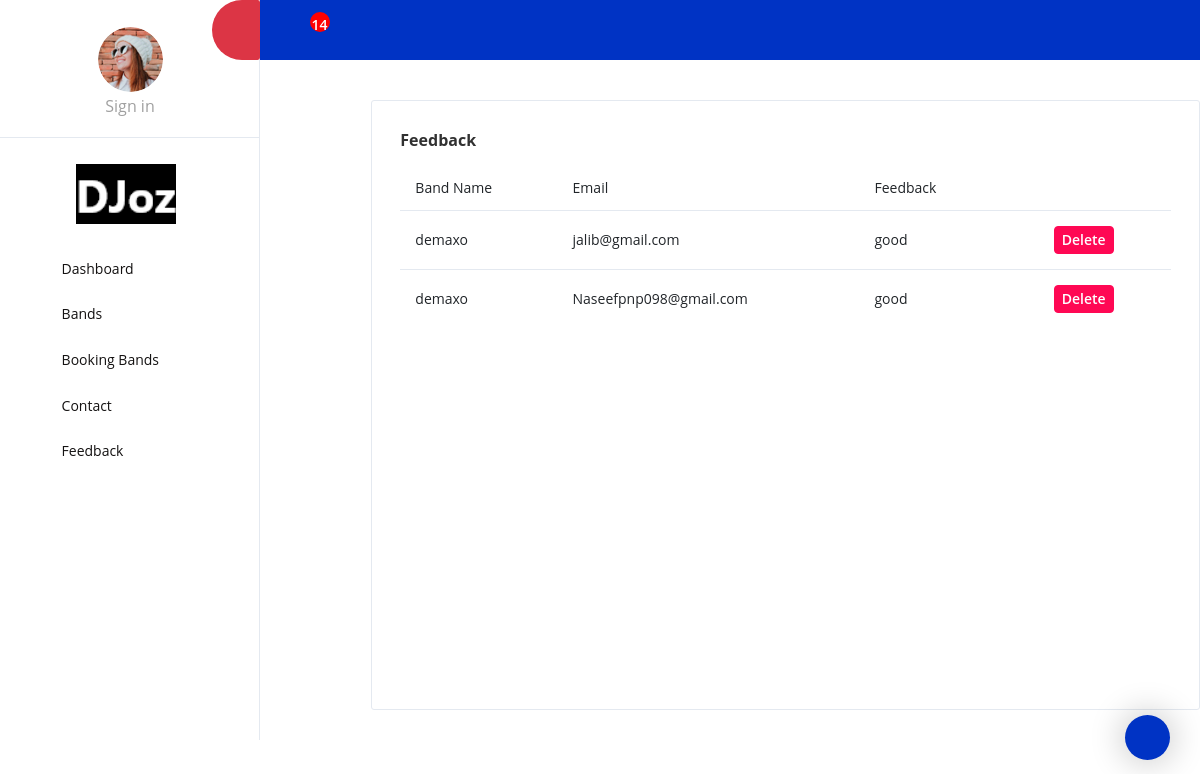
Before: /Admin_Panel/display_feedback/ with the older database file.
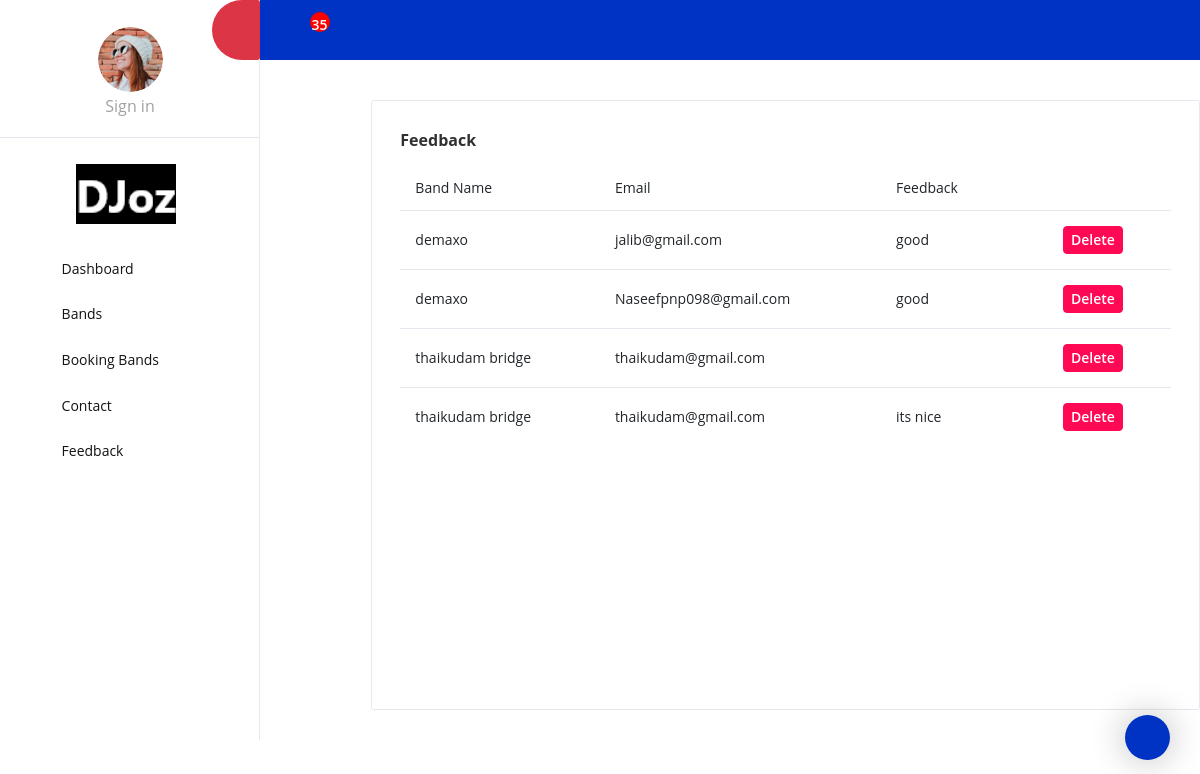
After: the same page with the newer database file.
### User_side/models.py (models this page shows)
class feedbackDB(models.Model):
    b_name = models.CharField(max_length=100, null=True, blank=True)
    email = models.EmailField(max_length=150, null=True, blank=True)
    feedback = models.CharField(max_length=500, null=True, blank=True)

### Admin_Panel/views.py (the view)
# urls.py: path('display_feedback/', views.display_feedback, name="display_feedback"),
def display_feedback(request):
    data = feedbackDB.objects.all()
    book = bookDB.objects.all()
    counter = 0
    for i in book:
        counter = counter + 1
    return render(request, "feedback.html", {'data': data, 'book': book, 'counter': counter})

### Admin_Panel/templates/feedback.html (shortened to what this page needs)
<!DOCTYPE html>
{% extends 'a_home.html' %}
{% block content %}
<html lang="en">
<head>
</head>
<body>
<div class="grid-margin stretch-card" style="width: 1300px; margin-left:-100px; margin-top: 100px;">
                <div class="card">
                  <div class="card-body">
                    <h4 class="card-title">Feedback</h4>
                    <div class="table-responsive">
                      <table class="table table-hover">
                        <thead>
                          <tr>
                            <th>Band Name</th>
                            <th>Email</th>
                            <th>Feedback</th>
                          </tr>
                        </thead>
                        <tbody>
                        {% for i in data %}
                         <tr>
                             <td>{{i.b_name}}</td>
                             <td>{{i.email}}</td>
                            <td>{{i.feedback}}</td>
                             <td>
                             </td>
                             <td>
                                 <form action="{% url 'delete_feedback' id=i.id %}">
                                     <button type="submit" class="btn btn-sm btn-danger"> Delete </button>
                                 </form>
                             </td>
                         </tr>
                        {% endfor %}
                        </tbody>
                      </table>
                    </div>
                  </div>
                </div>
              </div>
</body>
</html>
{% endblock %}

### Admin_Panel/templates/a_home.html (shortened to what this page needs)
<!DOCTYPE html>
{% load static %}
<html lang="en">
  <head>
    <link rel="stylesheet" href="{% static '/assets/vendors/mdi/css/materialdesignicons.min.css' %}">
    <link rel="stylesheet" href="{% static '/assets/vendors/flag-icon-css/css/flag-icon.min.css' %}">
    <link rel="stylesheet" href="{% static '/assets/vendors/css/vendor.bundle.base.css' %}">
    <link rel="stylesheet" href="{% static '/assets/vendors/jquery-bar-rating/css-stars.css' %}" />
    <link rel="stylesheet" href="{% static '/assets/vendors/font-awesome/css/font-awesome.min.css' %}" />
    <link rel="stylesheet" href="{% static '/assets/css/demo_1/style.css' %}" />
  </head>
  <body>
    <div class="container-scroller">
      <nav class="sidebar sidebar-offcanvas" id="sidebar">
        <ul class="nav">
          <li class="nav-item nav-profile border-bottom">
            <a href="#" class="nav-link flex-column">
              <div class="nav-profile-image">
                <img src="{% static '/assets/images/faces/face1.jpg' %}" alt="profile" />
              </div>
              <div class="nav-profile-text d-flex ml-0 mb-3 flex-column">
                {% if request.session.u_name %}
                <span class="font-weight-semibold mb-1 mt-2 text-center"><i class="fa fa-user-o"> {{request.session.u_name}}</i></span>
                <a class="text-secondary icon-sm text-center btn btn-sm " href="{% url 'a_logout' %}" style="color: white">Logout</a>
                {% else %}
                  <a class="text-secondary icon-sm text-center" href="{% url 'a_sign_up' %}">Sign in</a>
                {% endif %}
              </div>
            </a>
          </li>
          <li class="nav-item pt-3">
            <a class="nav-link d-block" href="index.html">
              <img class="sidebar-brand-logo" src="/static/assets/images/logoD.png" width="100" height="60" style="margin-left:40px; background-color : black;">
            </a>
          </li>
          <li class="pt-2 pb-1">
          </li>
          <li class="nav-item">
            <a class="nav-link" href="index.html">
              <i class="mdi mdi-compass-outline menu-icon"></i>
              <span class="menu-title">Dashboard</span>
            </a>
          </li>
          <li class="nav-item">
            <a class="nav-link" href="{% url 'item' %}">
              <i class="mdi mdi-crosshairs-gps menu-icon"></i>
              <span class="menu-title">Bands</span>
            </a>
          </li>
          <li class="nav-item">
            <a class="nav-link" href="{% url 'display_booking' %}">
              <i class="mdi mdi-crosshairs-gps menu-icon"></i>
              <span class="menu-title">Booking Bands</span>
            </a>
          </li>
          <li class="nav-item">
            <a class="nav-link" href="{% url 'display_contact' %}">
              <i class="mdi mdi-crosshairs-gps menu-icon"></i>
              <span class="menu-title">Contact</span>
            </a>
          </li>
          <li class="nav-item">
            <a class="nav-link" href="{% url 'display_feedback' %}">
              <i class="mdi mdi-crosshairs-gps menu-icon"></i>
              <span class="menu-title">Feedback</span>
            </a>
          </li>
        </ul>
      </nav>
      <div class="container-fluid page-body-wrapper">
        <div id="settings-trigger"><i class="mdi mdi-settings"></i></div>
         partial:partials/_navbar.html
        <nav class="navbar default-layout-navbar col-lg-12 col-12 p-0 fixed-top d-flex flex-row">
          <div class="navbar-menu-wrapper d-flex align-items-stretch">
            <button class="navbar-toggler navbar-toggler align-self-center" type="button" data-toggle="minimize">
              <span class="mdi mdi-chevron-double-left"></span>
            </button>
            <ul class="navbar-nav">
              <li class="nav-item dropdown">
                <a class="nav-link" id="messageDropdown" href="#" data-toggle="dropdown" aria-expanded="false">
                  <i class="mdi mdi-email-outline"></i><p class="count" style="border: red solid 2px;border-radius: 50%; height: 20px; width:20px; text-align: center; background-color:red;">{{counter}}</p>
                </a>
              </li>
            </ul>
            <ul class="navbar-nav navbar-nav-right">
              <li class="nav-item nav-logout d-none d-lg-block">
                <a class="nav-link" href="{% url 'a_home' %}">
                  <i class="mdi mdi-home-circle"></i>
                </a>
              </li>
            </ul>
          </div>
        </nav>
  {% block content %}
        {% endblock %}
        </div>
      </div>
  </body>
</html>

Changed rows visible on the page:
added feedbackDB: b_name "thaikudam bridge", email "thaikudam@gmail.com"
added feedbackDB: b_name "thaikudam bridge", email "thaikudam@gmail.com", feedback "its nice"
Other visible differences:
{{ counter }}: "14" → "35"
